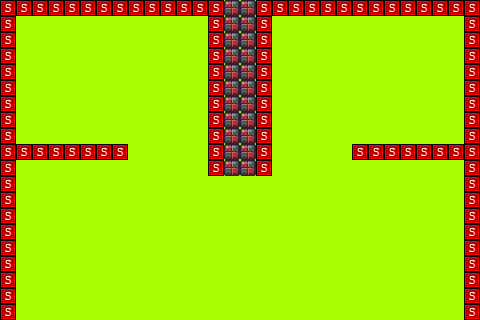

The image is a tile-based game level rendered from a .tmx file. Its description and source (layers, tilesets, objects; grid data summarised) follow:
An orthogonal 30x20 tile map with 16x16 px tiles, 2 tile layers (Tile Layer 1, collision), 5 tilesets and 74 objects (72x brick, paddle).

<map version="1.0" orientation="orthogonal" width="30" height="20" tilewidth="16" tileheight="16" backgroundcolor="#aaff00">
 <tileset firstgid="1" name="ball" tilewidth="16" tileheight="16">
  <image source="../img/ball.png" width="16" height="16" />
 </tileset>
 <tileset firstgid="2" name="brick" tilewidth="16" tileheight="16">
  <image source="../img/brick.png" width="32" height="16" />
 </tileset>
 <tileset firstgid="4" name="paddle" tilewidth="16" tileheight="16">
  <image source="../img/paddle.png" width="48" height="16" />
 </tileset>
 <tileset firstgid="7" name="tiles" tilewidth="16" tileheight="16">
  <image source="../img/tiles.png" width="80" height="224" />
 </tileset>
 <tileset firstgid="77" name="solid-tile" tilewidth="16" tileheight="16">
  <image source="../img/solid-tile.png" width="16" height="16" />
  <tile id="0">
   <properties>
    <property name="type" value="solid" />
   </properties>
  </tile>
 </tileset>
 <layer name="Tile Layer 1" width="30" height="20">
  <data>[600 cells, 122 non-empty, 1 distinct tile ids]</data>
 </layer>
 <objectgroup name="entity-brick" width="30" height="20" />
 <objectgroup color="#ff0000" name="entity-paddle" width="30" height="20">
  <object name="brick" x="16" y="128" width="32" height="16" />
  <object name="brick" x="16" y="112" width="32" height="16" />
  <object name="brick" x="16" y="96" width="32" height="16" />
  <object name="brick" x="16" y="80" width="32" height="16" />
  <object name="brick" x="16" y="64" width="32" height="16" />
  <object name="brick" x="16" y="48" width="32" height="16" />
  <object name="brick" x="16" y="32" width="32" height="16" />
  <object name="brick" x="16" y="16" width="32" height="16" />
  <object name="brick" x="48" y="16" width="32" height="16" />
  <object name="brick" x="48" y="32" width="32" height="16" />
  <object name="brick" x="48" y="112" width="32" height="16" />
  <object name="brick" x="48" y="128" width="32" height="16" />
  <object name="brick" x="80" y="16" width="32" height="16" />
  <object name="brick" x="112" y="16" width="32" height="16" />
  <object name="brick" x="144" y="16" width="32" height="16" />
  <object name="brick" x="176" y="16" width="32" height="16" />
  <object name="brick" x="176" y="128" width="32" height="16" />
  <object name="brick" x="144" y="128" width="32" height="16" />
  <object name="brick" x="112" y="128" width="32" height="16" />
  <object x="80" y="128" width="32" />
  <object name="brick" x="176" y="32" width="32" height="16" />
  <object name="brick" x="176" y="48" width="32" height="16" />
  <object name="brick" x="176" y="64" width="32" height="16" />
  <object name="brick" x="176" y="80" width="32" height="16" />
  <object name="brick" x="176" y="96" width="32" height="16" />
  <object name="brick" x="176" y="112" width="32" height="16" />
  <object name="brick" x="80" y="112" width="32" height="16" />
  <object name="brick" x="112" y="112" width="32" height="16" />
  <object name="brick" x="144" y="112" width="32" height="16" />
  <object name="brick" x="80" y="32" width="32" height="16" />
  <object name="brick" x="112" y="32" width="32" height="16" />
  <object name="brick" x="144" y="32" width="32" height="16" />
  <object name="brick" x="272" y="128" width="32" height="16" />
  <object name="brick" x="304" y="128" width="32" height="16" />
  <object name="brick" x="336" y="128" width="32" height="16" />
  <object name="brick" x="368" y="128" width="32" height="16" />
  <object name="brick" x="400" y="128" width="32" height="16" />
  <object name="brick" x="432" y="128" width="32" height="16" />
  <object name="brick" x="432" y="112" width="32" height="16" />
  <object name="brick" x="432" y="96" width="32" height="16" />
  <object name="brick" x="432" y="80" width="32" height="16" />
  <object name="brick" x="432" y="64" width="32" height="16" />
  <object name="brick" x="432" y="48" width="32" height="16" />
  <object name="brick" x="432" y="32" width="32" height="16" />
  <object name="brick" x="432" y="16" width="32" height="16" />
  <object name="brick" x="400" y="16" width="32" height="16" />
  <object name="brick" x="368" y="16" width="32" height="16" />
  <object name="brick" x="336" y="16" width="32" height="16" />
  <object name="brick" x="304" y="16" width="32" height="16" />
  <object name="brick" x="272" y="16" width="32" height="16" />
  <object name="brick" x="272" y="32" width="32" height="16" />
  <object name="brick" x="272" y="48" width="32" height="16" />
  <object name="brick" x="272" y="64" width="32" height="16" />
  <object name="brick" x="272" y="80" width="32" height="16" />
  <object name="brick" x="272" y="96" width="32" height="16" />
  <object name="brick" x="272" y="112" width="32" height="16" />
  <object name="brick" x="304" y="32" width="32" height="16" />
  <object name="brick" x="304" y="112" width="32" height="16" />
  <object name="brick" x="400" y="32" width="32" height="16" />
  <object name="brick" x="400" y="48" width="32" height="16" />
  <object name="brick" x="400" y="64" width="32" height="16" />
  <object name="brick" x="400" y="80" width="32" height="16" />
  <object name="brick" x="400" y="96" width="32" height="16" />
  <object name="brick" x="400" y="112" width="32" height="16" />
  <object name="brick" x="336" y="112" width="32" height="16" />
  <object name="brick" x="368" y="112" width="32" height="16" />
  <object name="brick" x="336" y="32" width="32" height="16" />
  <object name="brick" x="368" y="32" width="32" height="16" />
  <object name="brick" x="48" y="96" width="32" height="16" />
  <object name="brick" x="48" y="48" width="32" height="16" />
  <object name="brick" x="48" y="64" width="32" height="16" />
  <object name="brick" x="48" y="80" width="32" height="16" />
  <object name="brick" x="80" y="128" width="32" height="16" />
  <object name="paddle" x="160" y="272" width="48" height="16" />
 </objectgroup>
 <layer name="collision" width="30" height="20">
  <data>[600 cells, 100 non-empty, 1 distinct tile ids]</data>
 </layer>
</map>
